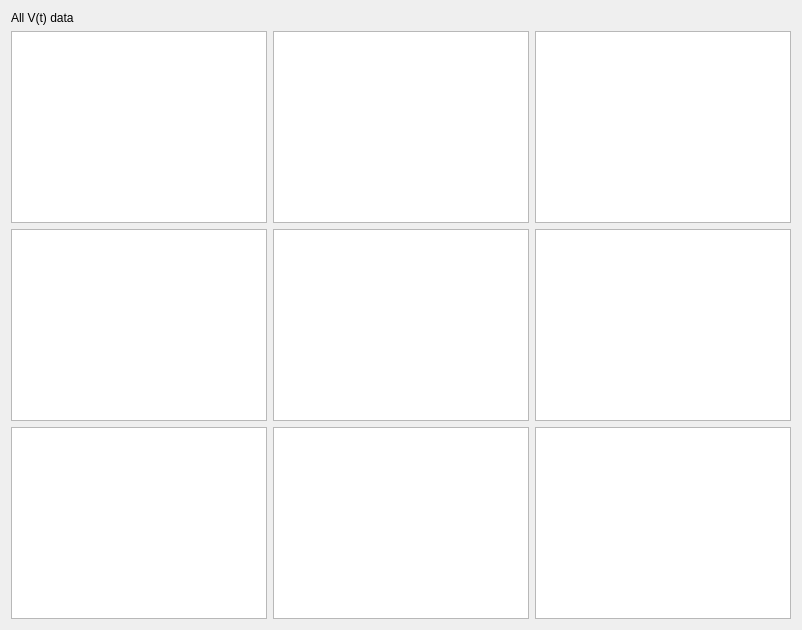
             <widget class="QWidget" name="tab_timeseriesGrid">
              <attribute name="title">
               <string>V(t) grid</string>
              </attribute>
              <layout class="QGridLayout" name="gridLayout_2">
               <item row="0" column="0">
                <widget class="QLabel" name="label_3">
                 <property name="text">
                  <string>All V(t) data</string>
                 </property>
                </widget>
               </item>
               <item row="1" column="0">
                <layout class="QGridLayout" name="gridOfPlots">
                 <item row="0" column="0">
                  <widget class="PlotWidget" name="pw_grid_0"/>
                 </item>
                 <item row="0" column="1">
                  <widget class="PlotWidget" name="pw_grid_1"/>
                 </item>
                 <item row="0" column="2">
                  <widget class="PlotWidget" name="pw_grid_2"/>
                 </item>
                 <item row="1" column="0">
                  <widget class="PlotWidget" name="pw_grid_3"/>
                 </item>
                 <item row="1" column="1">
                  <widget class="PlotWidget" name="pw_grid_4"/>
                 </item>
                 <item row="1" column="2">
                  <widget class="PlotWidget" name="pw_grid_5"/>
                 </item>
                 <item row="2" column="0">
                  <widget class="PlotWidget" name="pw_grid_6"/>
                 </item>
                 <item row="2" column="1">
                  <widget class="PlotWidget" name="pw_grid_7"/>
                 </item>
                 <item row="2" column="2">
                  <widget class="QPlainTextEdit" name="outputText"/>
                 </item>
                </layout>
               </item>
              </layout>
             </widget>
